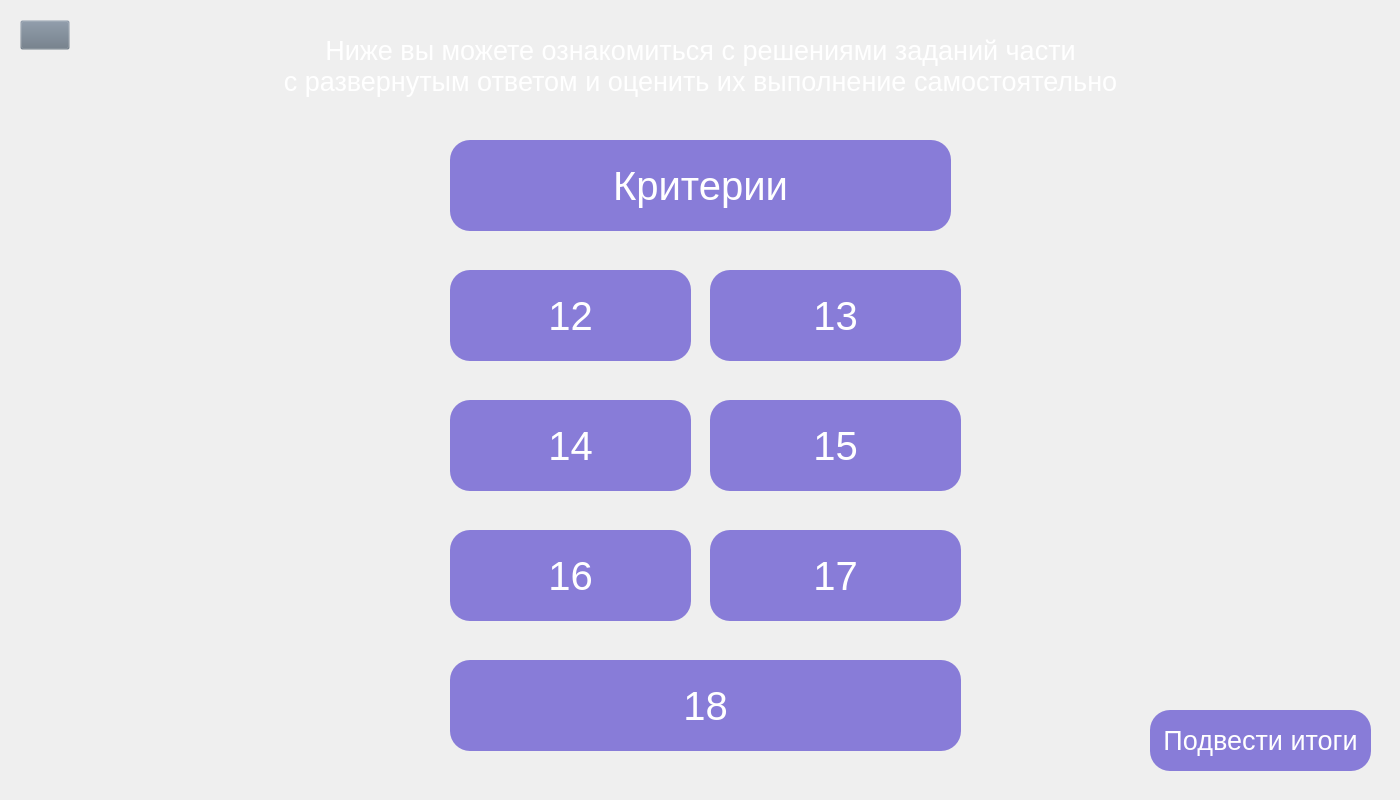
<?xml version="1.0" encoding="UTF-8"?>
<ui version="4.0">
 <class>Form</class>
 <widget class="QWidget" name="Form">
  <property name="geometry">
   <rect>
    <x>0</x>
    <y>0</y>
    <width>1400</width>
    <height>800</height>
   </rect>
  </property>
  <property name="windowTitle">
   <string>Form</string>
  </property>
  <property name="styleSheet">
   <string notr="true">QPushButton#back{
	background-color: rgba(105, 118, 132, 0);
}
QPushButton#left{
	background-color: rgba(105, 118, 132, 0);
}
QPushButton#right{
	background-color: rgba(105, 118, 132, 0);
}


QPushButton:pressed{
	padding-left: 2px;
	padding-top: 2px;
}</string>
  </property>
  <widget class="QPushButton" name="itogi">
   <property name="geometry">
    <rect>
     <x>1150</x>
     <y>710</y>
     <width>221</width>
     <height>61</height>
    </rect>
   </property>
   <property name="font">
    <font>
     <family>MS Shell Dlg 2</family>
     <pointsize>20</pointsize>
    </font>
   </property>
   <property name="styleSheet">
    <string notr="true">background-color: rgb(107,92,209,200); color: White; border-radius: 20px; </string>
   </property>
   <property name="text">
    <string>Подвести итоги</string>
   </property>
  </widget>
  <widget class="QPushButton" name="back">
   <property name="geometry">
    <rect>
     <x>20</x>
     <y>20</y>
     <width>50</width>
     <height>30</height>
    </rect>
   </property>
   <property name="text">
    <string/>
   </property>
   <property name="icon">
    <iconset>
     <normaloff>../Images/right-arrows.png</normaloff>../Images/right-arrows.png</iconset>
   </property>
   <property name="iconSize">
    <size>
     <width>30</width>
     <height>30</height>
    </size>
   </property>
  </widget>
  <widget class="QLabel" name="label">
   <property name="geometry">
    <rect>
     <x>0</x>
     <y>20</y>
     <width>1401</width>
     <height>91</height>
    </rect>
   </property>
   <property name="font">
    <font>
     <pointsize>20</pointsize>
     <weight>50</weight>
     <bold>false</bold>
    </font>
   </property>
   <property name="styleSheet">
    <string notr="true"> color:#ffffff;</string>
   </property>
   <property name="text">
    <string>Ниже вы можете ознакомиться с решениями заданий части 
с развернутым ответом и оценить их выполнение самостоятельно</string>
   </property>
   <property name="alignment">
    <set>Qt::AlignCenter</set>
   </property>
  </widget>
  <widget class="QPushButton" name="krit">
   <property name="geometry">
    <rect>
     <x>450</x>
     <y>140</y>
     <width>501</width>
     <height>91</height>
    </rect>
   </property>
   <property name="font">
    <font>
     <family>MS Shell Dlg 2</family>
     <pointsize>30</pointsize>
    </font>
   </property>
   <property name="styleSheet">
    <string notr="true">background-color: rgba(107,92,209,200); 
color: White;
 border-radius: 20px; </string>
   </property>
   <property name="text">
    <string>Критерии</string>
   </property>
  </widget>
  <widget class="QPushButton" name="ex_12">
   <property name="geometry">
    <rect>
     <x>450</x>
     <y>270</y>
     <width>241</width>
     <height>91</height>
    </rect>
   </property>
   <property name="font">
    <font>
     <family>MS Shell Dlg 2</family>
     <pointsize>30</pointsize>
    </font>
   </property>
   <property name="styleSheet">
    <string notr="true">background-color: rgba(107,92,209,200); 
color: White;
 border-radius: 20px; </string>
   </property>
   <property name="text">
    <string>12</string>
   </property>
  </widget>
  <widget class="QPushButton" name="ex_13">
   <property name="geometry">
    <rect>
     <x>710</x>
     <y>270</y>
     <width>251</width>
     <height>91</height>
    </rect>
   </property>
   <property name="font">
    <font>
     <family>MS Shell Dlg 2</family>
     <pointsize>30</pointsize>
    </font>
   </property>
   <property name="styleSheet">
    <string notr="true">background-color: rgba(107,92,209,200); 
color: White;
border-radius: 20px; </string>
   </property>
   <property name="text">
    <string>13</string>
   </property>
  </widget>
  <widget class="QPushButton" name="ex_14">
   <property name="geometry">
    <rect>
     <x>450</x>
     <y>400</y>
     <width>241</width>
     <height>91</height>
    </rect>
   </property>
   <property name="font">
    <font>
     <family>MS Shell Dlg 2</family>
     <pointsize>30</pointsize>
    </font>
   </property>
   <property name="styleSheet">
    <string notr="true">background-color: rgba(107,92,209,200); 
color: White;
 border-radius: 20px; </string>
   </property>
   <property name="text">
    <string>14</string>
   </property>
  </widget>
  <widget class="QPushButton" name="ex_15">
   <property name="geometry">
    <rect>
     <x>710</x>
     <y>400</y>
     <width>251</width>
     <height>91</height>
    </rect>
   </property>
   <property name="font">
    <font>
     <family>MS Shell Dlg 2</family>
     <pointsize>30</pointsize>
    </font>
   </property>
   <property name="styleSheet">
    <string notr="true">background-color: rgba(107,92,209,200); 
color: White;
border-radius: 20px; </string>
   </property>
   <property name="text">
    <string>15</string>
   </property>
  </widget>
  <widget class="QPushButton" name="ex_17">
   <property name="geometry">
    <rect>
     <x>710</x>
     <y>530</y>
     <width>251</width>
     <height>91</height>
    </rect>
   </property>
   <property name="font">
    <font>
     <family>MS Shell Dlg 2</family>
     <pointsize>30</pointsize>
    </font>
   </property>
   <property name="styleSheet">
    <string notr="true">background-color: rgba(107,92,209,200); 
color: White;
border-radius: 20px; </string>
   </property>
   <property name="text">
    <string>17</string>
   </property>
  </widget>
  <widget class="QPushButton" name="ex_16">
   <property name="geometry">
    <rect>
     <x>450</x>
     <y>530</y>
     <width>241</width>
     <height>91</height>
    </rect>
   </property>
   <property name="font">
    <font>
     <family>MS Shell Dlg 2</family>
     <pointsize>30</pointsize>
    </font>
   </property>
   <property name="styleSheet">
    <string notr="true">background-color: rgba(107,92,209,200); 
color: White;
 border-radius: 20px; </string>
   </property>
   <property name="text">
    <string>16</string>
   </property>
  </widget>
  <widget class="QPushButton" name="ex_18">
   <property name="geometry">
    <rect>
     <x>450</x>
     <y>660</y>
     <width>511</width>
     <height>91</height>
    </rect>
   </property>
   <property name="font">
    <font>
     <family>MS Shell Dlg 2</family>
     <pointsize>30</pointsize>
    </font>
   </property>
   <property name="styleSheet">
    <string notr="true">background-color: rgba(107,92,209,200); 
color: White;
 border-radius: 20px; </string>
   </property>
   <property name="text">
    <string>18</string>
   </property>
  </widget>
  <zorder>itogi</zorder>
  <zorder>krit</zorder>
  <zorder>ex_12</zorder>
  <zorder>ex_13</zorder>
  <zorder>ex_14</zorder>
  <zorder>ex_15</zorder>
  <zorder>ex_17</zorder>
  <zorder>ex_16</zorder>
  <zorder>ex_18</zorder>
  <zorder>label</zorder>
  <zorder>back</zorder>
 </widget>
 <resources/>
 <connections/>
</ui>
